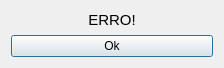
<?xml version="1.0" encoding="UTF-8"?>
<ui version="4.0">
 <class>Dialog</class>
 <widget class="QDialog" name="Dialog">
  <property name="geometry">
   <rect>
    <x>0</x>
    <y>0</y>
    <width>224</width>
    <height>68</height>
   </rect>
  </property>
  <property name="windowTitle">
   <string>Dialog</string>
  </property>
  <layout class="QVBoxLayout" name="verticalLayout">
   <item>
    <widget class="QLabel" name="message">
     <property name="text">
      <string>&lt;html&gt;&lt;head/&gt;&lt;body&gt;&lt;p align=&quot;center&quot;&gt;&lt;span style=&quot; font-size:11pt;&quot;&gt;ERRO!&lt;/span&gt;&lt;/p&gt;&lt;/body&gt;&lt;/html&gt;</string>
     </property>
    </widget>
   </item>
   <item>
    <widget class="QPushButton" name="Ok">
     <property name="text">
      <string>Ok</string>
     </property>
    </widget>
   </item>
  </layout>
 </widget>
 <resources/>
 <connections/>
</ui>
